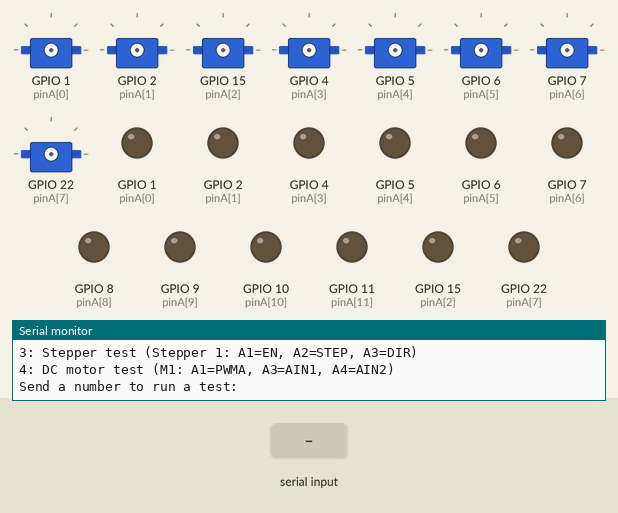
Recording of a sketch running on a simulated ESP32-S3. Shown: 8 × servo, output pins drawn as LEDs (lit = HIGH), the last lines printed to the serial monitor. Inputs (shaded band) come from the test bench. Pins used as bus, display or sensor lines are not drawn.

Above: at 2.2 s.
2.3 s: "1" received over Serial
At 2.45 s:
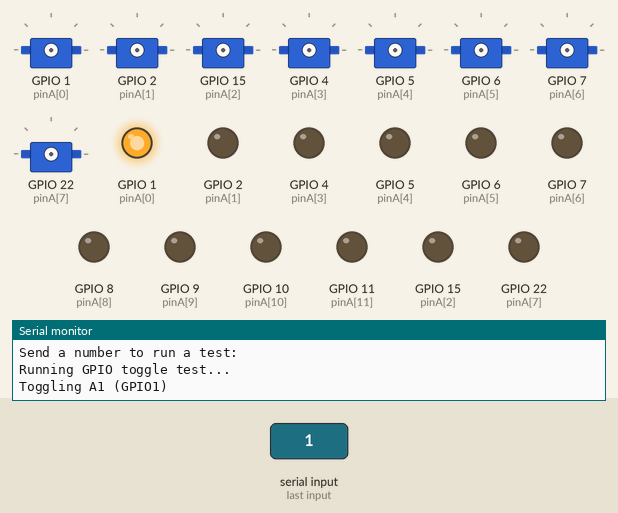
At 2.95 s:
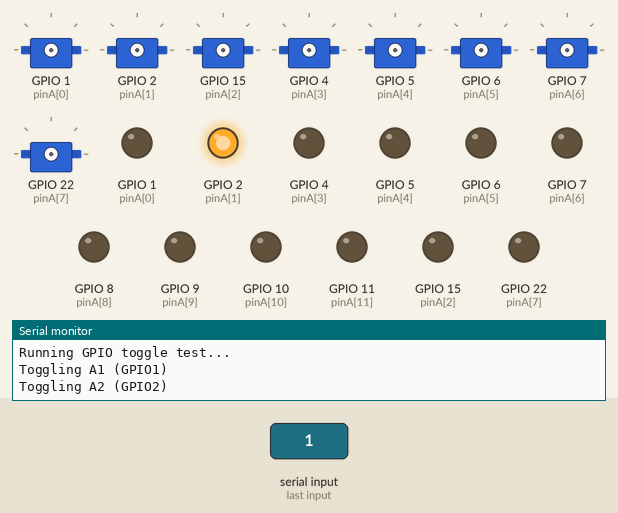
8.3 s: "2" received over Serial
At 8.61 s:
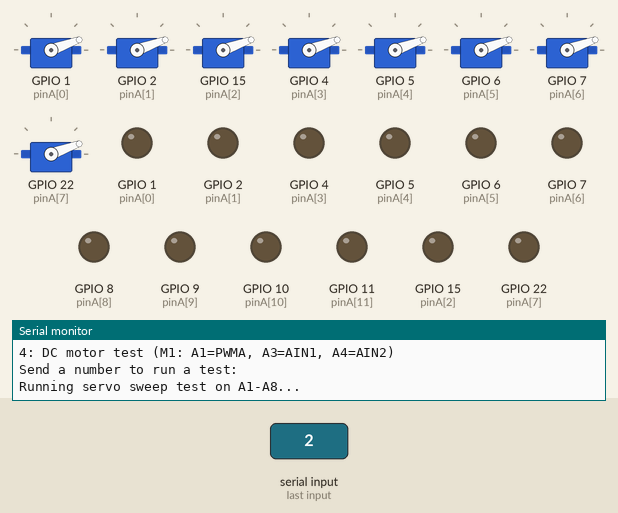
11.3 s: "3" received over Serial
Timing chart, 0 to 14.3 s (numbered marks = the images above; inputs shaded):
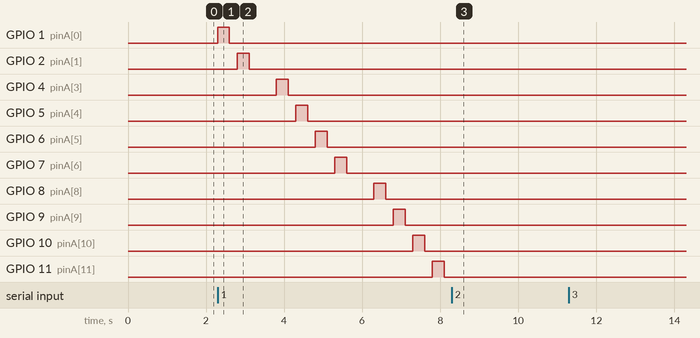

The sketch:

motor_board_test.ino
```cpp
/*
 * MOTOR-BOARD Simple Test Sketch
 * Target: ESP32-S3-WROOM-1
 *
 * Tests the shared control pins (A1-A12) that are wired in parallel to:
 *   - 2x TB6612FNG (DC motor drivers)
 *   - 4x A4988 stepper driver footprints
 *   - 8x Servo outputs (A1-A8)
 *
 * Since A1-A12 are shared between drivers via the 3-way selector switches,
 * make sure the switches are set to the matching mode (DC / Stepper / Servo)
 * before running the corresponding test, and that the driver/servo rail
 * (VCC / battery input) is powered.
 *
 * Open Serial Monitor at 115200 baud, then send:
 *   1 -> GPIO toggle test (A1-A12)   - generic continuity/output check
 *   2 -> Servo sweep test (A1-A8)    - needs ESP32Servo library
 *   3 -> Stepper test (Stepper 1: A1=ENABLE, A2=STEP, A3=DIR)
 *   4 -> DC motor test (M1: A1=PWMA, A3=AIN1, A4=AIN2)
 */

#include <Arduino.h>
#include <ESP32Servo.h>


const int pinA[12]      = {1, 2, 15, 4, 5, 6, 7, 22, 8, 9, 10, 11};
const char* pinName[12] = {"A1","A2","A3","A4","A5","A6","A7","A8","A9","A10","A11","A12"};

void allLow() {
  for (int i = 0; i < 12; i++) {
    digitalWrite(pinA[i], LOW);
  }
}

void printMenu() {
  Serial.println();
  Serial.println("MOTOR-BOARD Test Sketch");
  Serial.println("1: GPIO toggle test (A1-A12)");
  Serial.println("2: Servo sweep test (A1-A8)");
  Serial.println("3: Stepper test (Stepper 1: A1=EN, A2=STEP, A3=DIR)");
  Serial.println("4: DC motor test (M1: A1=PWMA, A3=AIN1, A4=AIN2)");
  Serial.println("Send a number to run a test:");
}

void setup() {
  Serial.begin(115200);
  delay(1000);

  for (int i = 0; i < 12; i++) {
    pinMode(pinA[i], OUTPUT);
    digitalWrite(pinA[i], LOW);
  }

  printMenu();
}
void gpioToggleTest() {
  Serial.println("Running GPIO toggle test...");
  for (int i = 0; i < 12; i++) {
    Serial.printf("Toggling %s (GPIO%d)\n", pinName[i], pinA[i]);
    digitalWrite(pinA[i], HIGH);
    delay(300);
    digitalWrite(pinA[i], LOW);
    delay(200);
  }
  Serial.println("Done.");
}
void servoSweepTest() {
  Servo servos[8];
  Serial.println("Running servo sweep test on A1-A8...");

  for (int i = 0; i < 8; i++) {
    servos[i].setPeriodHertz(50);
    servos[i].attach(pinA[i], 500, 2400);
  }

  for (int pos = 0; pos <= 180; pos += 10) {
    for (int i = 0; i < 8; i++) servos[i].write(pos);
    delay(100);
  }
  for (int pos = 180; pos >= 0; pos -= 10) {
    for (int i = 0; i < 8; i++) servos[i].write(pos);
    delay(100);
  }

  for (int i = 0; i < 8; i++) servos[i].detach();
  Serial.println("Done.");
}
void stepperTest() {
  Serial.println("Running stepper test (Stepper 1)...");


  digitalWrite(pinA[0], LOW);
  digitalWrite(pinA[2], HIGH);

  for (int i = 0; i < 200; i++) {
    digitalWrite(pinA[1], HIGH);
    delayMicroseconds(800);
    digitalWrite(pinA[1], LOW);
    delayMicroseconds(800);
  }

  digitalWrite(pinA[0], HIGH);
  Serial.println("Done.");
}

void dcMotorTest() {
  Serial.println("Running DC motor test (M1)...");

  digitalWrite(pinA[2], HIGH);
  digitalWrite(pinA[3], LOW);

  for (int duty = 0; duty <= 255; duty += 5) {
    analogWrite(pinA[0], duty);
    delay(50);
  }
  for (int duty = 255; duty >= 0; duty -= 5) {
    analogWrite(pinA[0], duty);
    delay(50);
  }

  digitalWrite(pinA[2], LOW);
  digitalWrite(pinA[3], LOW);
  Serial.println("Done.");
}
void loop() {
  if (Serial.available()) {
    char c = Serial.read();
    allLow();

    switch (c) {
      case '1': gpioToggleTest(); break;
      case '2': servoSweepTest(); break;
      case '3': stepperTest();    break;
      case '4': dcMotorTest();    break;
      default: break;
    }

    printMenu();
  }
}
```

Measured:
- after the input at 2.3 s, GPIO 1 (pinA[0]): LOW → HIGH at once, → LOW 0.30 s later; GPIO 2 (pinA[1]): LOW → HIGH after 0.50 s, → LOW 0.30 s later; GPIO 4 (pinA[3]): LOW → HIGH after 1.5 s, → LOW 0.30 s later; GPIO 5 (pinA[4]): LOW → HIGH after 2.0 s, → LOW 0.30 s later; GPIO 6 (pinA[5]): LOW → HIGH after 2.5 s, → LOW 0.30 s later
- after the input at 8.3 s, servo on GPIO 1 (pinA[0]), servo on GPIO 2 (pinA[1]), servo on GPIO 15 (pinA[2]), servo on GPIO 4 (pinA[3]), servo on GPIO 5 (pinA[4]), servo on GPIO 6 (pinA[5]), servo on GPIO 7 (pinA[6]), servo on GPIO 22 (pinA[7]): rises from 0° to 180° in 1.7 s, then falls to 80° in 1.1 s
